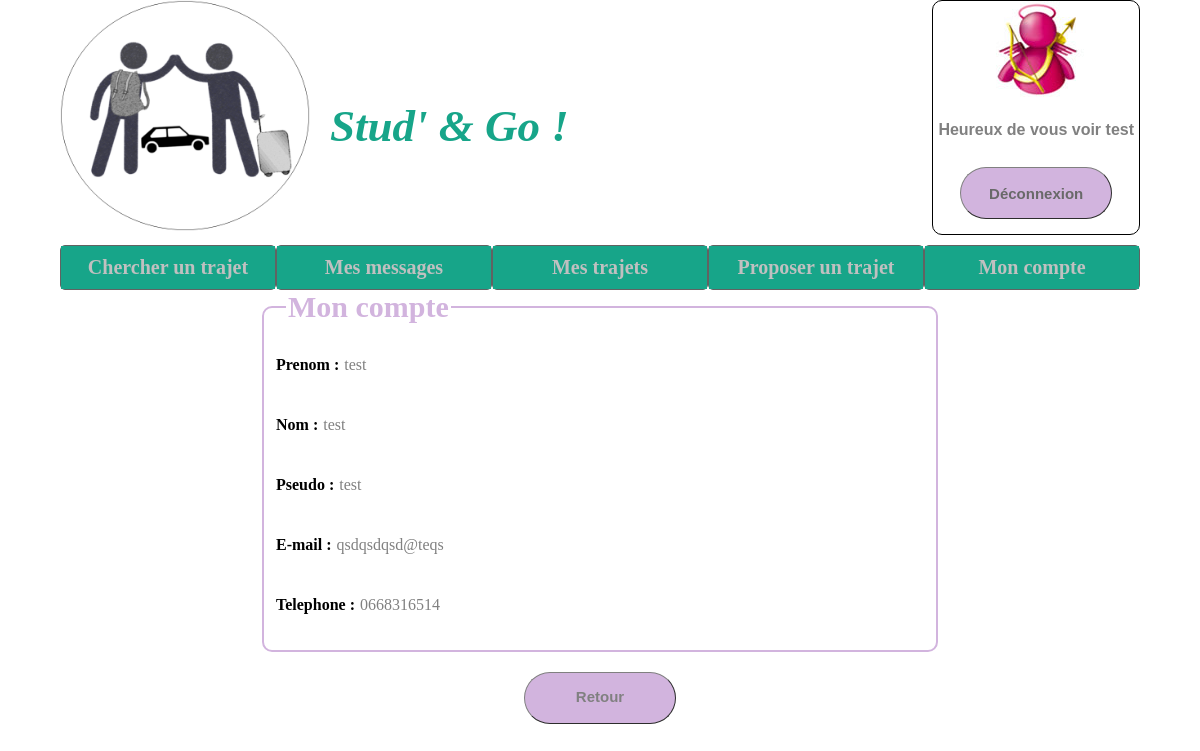
Screenshot of /Controleur/compte.controler.php (signed in) with the database file from the repository.
### tables this page shows
CREATE TABLE MEMBRE (
  id INTEGER,
  nom TEXT NOT NULL,
  prenom TEXT NOT NULL,
  pseudo TEXT NOT NULL unique,
  dateNaissance TEXT NOT NULL,
  adresseMail TEXT NOT NULL unique,
  numeroTel TEXT NOT NULL,
  motDePasse TEXT NOT NULL,
  avatar TEXT NOT NULL,
  signalement INTEGER DEFAULT 0,
  PRIMARY KEY(id)
);

### Modele/view.class.php (called while the page is built, shortened)
<?php
class View {
  private $path="";
  function __construct(string $path="") {
    $this->path = $path;
  }
  function show(string $path="") {
    $p = $path ? $path : $this->path;
    include($p);
  }
}
?>

### Modele/membreDAO.model.php (called while the page is built, shortened)
<?php
class membreDAO{
  private $db;
  private $database = "../Modele/data/coVoiturage.db";
  function __construct(){
    try{
      $this->db = new PDO("sqlite:$this->database",'','');
    }
    catch(Exception $e){
      die('Erreur : '. $e->getMessage());
    }
    $this->db->query('PRAGMA foreign_keys = ON');
  }
  function getMembreById($id){
    $requete = "SELECT * FROM membre WHERE id='$id'";
     $mesInfos = $this->db->query($requete);
     $mesMembres = $mesInfos->fetchAll(PDO::FETCH_CLASS,'Membre');
     return (empty($mesMembres)) ? null : $mesMembres[0];
  }
}
 ?>

### Vue/compte.vue.php (the view, shortened to what this page needs)
<!DOCTYPE html>
<html lang="fr" dir="ltr">
<head>
  <link rel="stylesheet" href="../Ressource/mainVue.css">
</head>
<body>
  <?php include('../Vue/zoneUtilisateurOn.view.php'); ?>
  <?php include('../Vue/menuNav.vue.php') ?>
  <div id="infosCompte">
    <fieldset>
      <legend>Mon compte</legend>
      <div class="info">
        <p>Prenom :</p><p><?php echo $this->prenom; ?></p>
      </div>
      <div class="info">
        <p>Nom : </p><p><?php echo $this->nom; ?></p>
      </div>
      <div class="info">
        <p>Pseudo : </p><p><?php echo $this->pseudoMembre; ?></p>
      </div>
      <div class="info">
        <p>E-mail : </p><p><?php echo $this->adresseMail; ?></p>
      </div>
      <div class="info">
        <p>Telephone : </p><p><?php echo $this->telephone; ?></p>
      </div>
    </fieldset>
      <a id="RetourMain" href="mainControler.controler.php">
        <div class="boutonsLogin">
          <p>Retour</p></div>
        </a>
  </div>
</body>
</html>

### Vue/zoneUtilisateurOn.view.php (shortened to what this page needs)
<div id="zoneDeconnexion">
  <div class="enteteLogo">
    <a href="mainControler.controler.php"><img src="./../Ressource/logo.png" alt="Logo du site"></a>
    <h1>Stud' & Go ! </h1>
  </div>
 <div id="messageBienvenue">
   <img src="<?php echo "../Ressource/avatar/$this->avatarMembre"?>" alt="Avatar du membre">
   <p>Heureux de vous voir <?=$this->pseudoMembre ?></p>
   <a href="deconnexion.controler.php"><div class="boutonsLogin">
     <br>Déconnexion
   </div></a>
 </div>
</div>

### Ressource/mainVue.css (style rules this page uses)
body { width: 90%; margin: auto; margin-bottom: 100px; }
.enteteLogo { display: flex; }
.enteteLogo a img { width: 250px; }
.enteteLogo h1 { margin-top: 100px; margin-left: 20px; font-size: 45px; color: #17a589; font-style: oblique; font-family: "Bradley Hand"; }
.boutonsLogin { width: 150px; height: 50px; border: 1px grey outset; background-color: #d2b4de ; border-radius: 30px; font-weight: bold; font-family:"Bradley Hand", sans-serif; color: #696969; font-size: 15px; text-align: center; }
a { text-decoration: none; }
#zoneDeconnexion { display: flex; justify-content: space-between; }
#messageBienvenue { align-items: center; border: 1px solid black; border-radius: 10px; font-family: "Optima", sans-serif; font-weight: bold; text-align: center; display: flex; flex-direction: column; justify-content: space-between; }
#messageBienvenue p { margin: 0px 5px 0px 5px; }
#messageBienvenue a { margin: 5px 0px 15px 0px; }
#infosCompte { display: flex; flex-direction: column; }
#infosCompte fieldset { margin: auto; justify-content: center; width: 60%; display: flex; flex-direction: column; border: 2px solid #d2b4de; border-radius: 10px; }
#infosCompte legend { font-size: 30px; color: #d2b4de; }
#infosCompte div { display: flex; justify-content:flex-start; margin-bottom: 10px; }
#infosCompte label,p { color: gray; }
.info p:first-child { font-weight:bold; color: black; margin-right: 5px; }
#RetourMain { align-self: center; margin-top:20px; }
#RetourMain .boutonsLogin { justify-content: center; }
#mesMessageStyle h2,legend { font-size: 30px; color: #d2b4de; margin:10px; font-weight: bold; }

### rows the page displays
membre: avatar (picture), pseudo "test", prenom "test", nom "test", adresseMail "qsdqsdqsd@teqs", numeroTel "0668316514"
